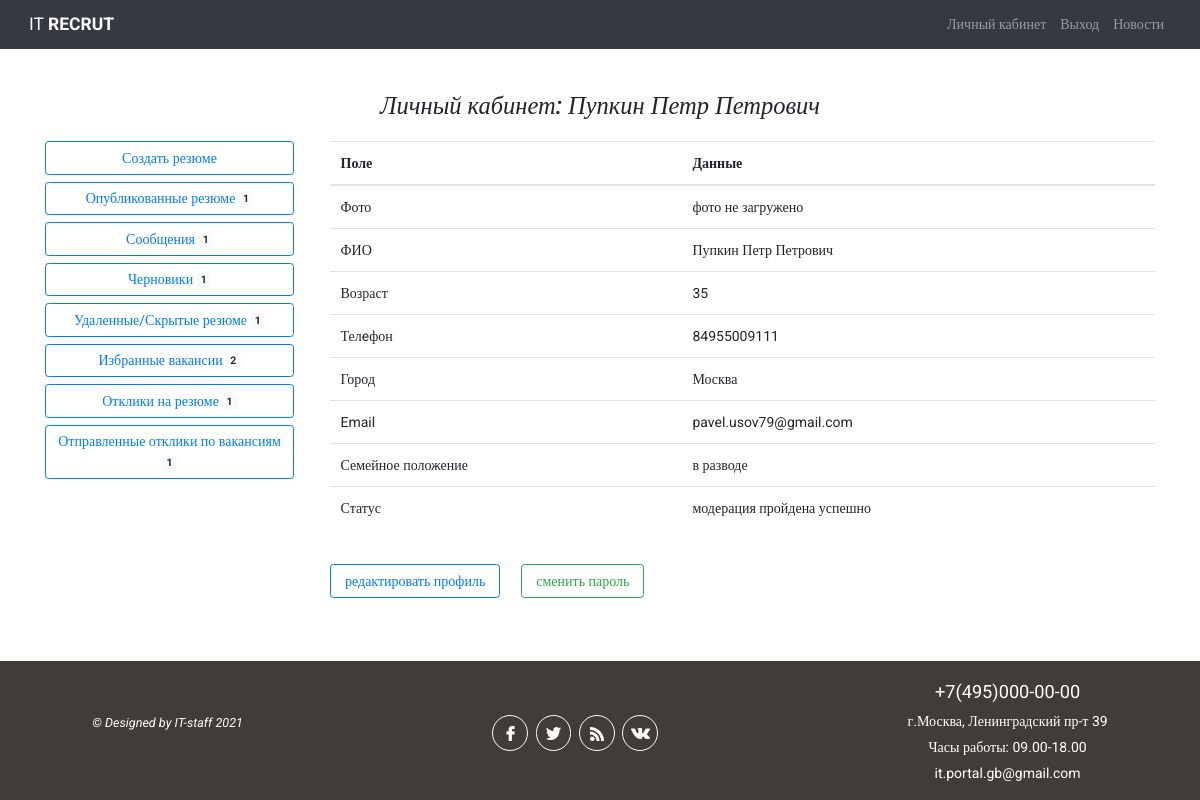
Before: /worker/6/ (signed in) with the older database file.
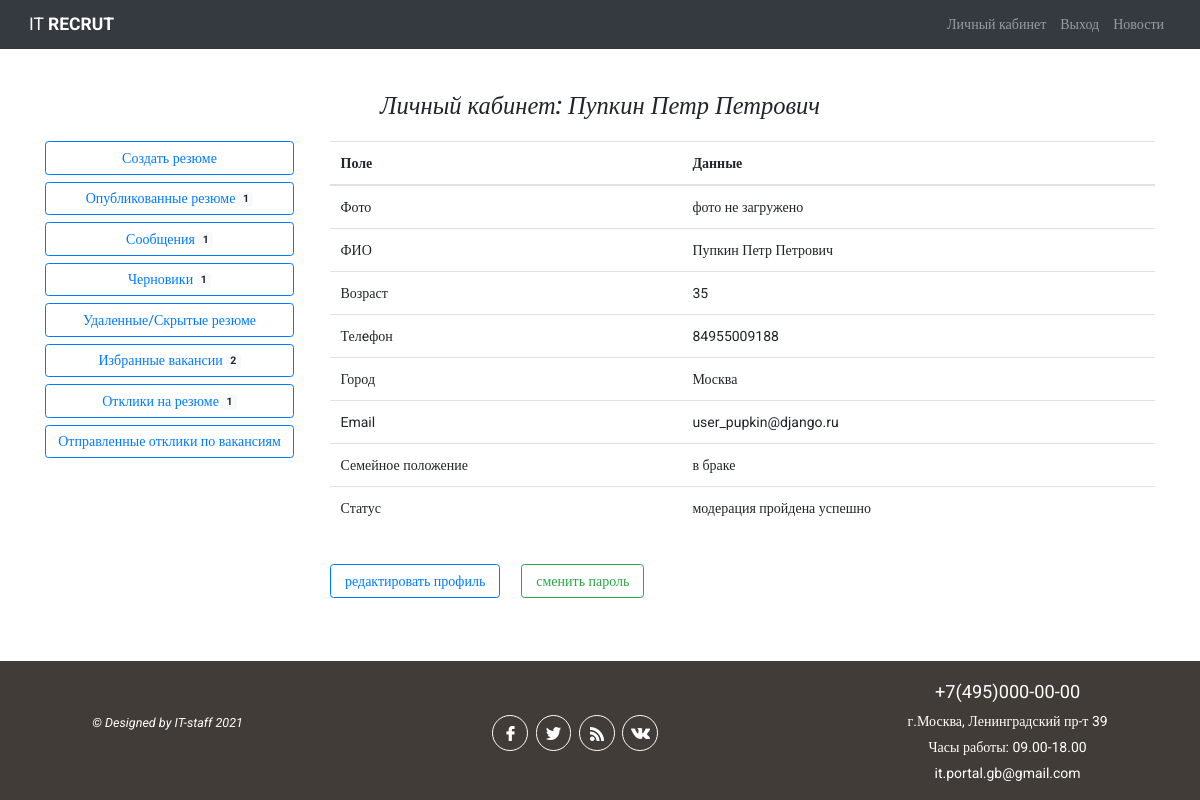
After: the same page with the newer database file.
### authapp/models.py (models this page shows, shortened)
class Seeker(models.Model):
    NEED_MODER = 'need_moderation'
    MODER_OK = 'moderation_ok'
    MODER_REJECT = 'moderation_reject'
    SEEKER_STATUS_CHOICES = (
        (NEED_MODER, 'требуется модерация'),
        (MODER_OK, 'модерация пройдена успешно'),
        (MODER_REJECT, 'отклонено модератором')
    )
    SEX_CHOICE = (
        ('male', 'мужской'),
        ('female', 'женский')
    )
    MARRIED_STATUS = (
        ('h', 'холост'),
        ('m', 'в браке'),
        ('d', 'в разводе')
    )
    patronimyc = models.CharField(verbose_name='Отчество', max_length=64)
    age = models.PositiveSmallIntegerField(verbose_name='возраст', default=18)
    sex = models.CharField(verbose_name='Ваш пол', max_length=32, choices=SEX_CHOICE)
    married = models.CharField(verbose_name='Семейное положение', max_length=1, choices=MARRIED_STATUS)
    city = models.CharField(verbose_name='город', max_length=64, blank=True)
    skills = models.TextField(verbose_name='Навыки (знание программ)', max_length=264, blank=True)
    hobby = models.TextField(verbose_name='Ваши увлечения', max_length=264, blank=True)
    tel = models.CharField(verbose_name='телефон', max_length=11, blank=True)
    photo = models.ImageField(upload_to='seeker_photo', blank=True)
    is_active = models.BooleanField(default=True)
    user = models.OneToOneField(User, on_delete=models.CASCADE)
    status = models.CharField(verbose_name='статус соискателя на сайте',
                              choices=SEEKER_STATUS_CHOICES, default=NEED_MODER, max_length=32)
    failed_moderation = models.CharField(max_length=512, blank=True, verbose_name='поле '
                                                                                  'заполняется в случае отклонения модерации')
    activation_key = models.CharField(max_length=128, blank=True)
    activation_key_expires = models.DateTimeField(default=(datetime.now() + timedelta(hours=24)))
    class Meta:
        verbose_name_plural = 'Соискатели'

### workerapp/views.py (the view)
# urls.py: path('<int:seeker_id>/', views.WorkerCabinetView.as_view(), name='seeker_cabinet'),
class WorkerCabinetView(LoginRequiredMixin, DataMixin, TemplateView):
    template_name = 'workerapp/worker_cabinet.html'
    extra_context = {'title': 'Личный кабинет соискателя'}

### workerapp/templates/workerapp/worker_cabinet.html (shortened to what this page needs)
{% extends 'mainapp/base.html' %}
{% load static %}
{% block content %}
<div class="container my-5">
    <h3 class="font-italic mb-4 text-center">Личный кабинет: {{ seeker.user.first_name }}
        {{ seeker.user.last_name }} {{ seeker.patronimyc }}
    </h3>
    <div class="row justify-content-center">
        {% if seeker.status == 'moderation_ok' %}
        <div class="col-7 col-sm-4 col-md-3 pr-4 mb-4">
            {% include 'workerapp/include/menu.html' %}
        </div>
        <div class="col-12 col-sm-8 col-md-9">
            <table class="table">
                <thead>
                <tr>
                    <th scope="col">Поле</th>
                    <th scope="col">Данные</th>
                </tr>
                <tr>
                    <td scope="col">Фото</td>
                    <td scope="col">{% if seeker.photo %}<img style="height: 90px;"
                                                              src="/media/{{ seeker.photo }}"
                                                              alt="#">{% else %}фото не загружено{% endif %}</td>
                </tr>
                <tr>
                    <td scope="col">ФИО</td>
                    <td scope="col">{{ seeker.user.first_name }} {{ seeker.user.last_name }}
                        {{ seeker.patronimyc }}</td>
                </tr>
                <tr>
                    <td scope="col">Возраст</td>
                    <td scope="col">{{ seeker.age }}</td>
                </tr>
                <tr>
                    <td scope="col">Телeфон</td>
                    <td scope="col">{{ seeker.tel }}</td>
                </tr>
                <tr>
                    <td scope="col">Город</td>
                    <td scope="col">{{ seeker.city }}</td>
                </tr>
                <tr>
                    <td scope="col">Email</td>
                    <td scope="col">{{ seeker.user.email }}</td>
                </tr>
                <tr>
                    <td scope="col">Семейное положение</td>
                    <td scope="col">{{ seeker.get_married_display }}</td>
                </tr>
                <tr>
                    <td scope="col">Статус</td>
                    <td scope="col">{{ seeker.get_status_display }}</td>
                </tr>
                </thead>
            </table>
            <div class="d-flex">
                <a class="my-4 px-3 btn btn-outline-primary" role="button"
                   href="{% url 'auth:edit_seeker' seeker.pk %}">редактировать
                    профиль</a>
                <a class="btn btn-outline-success my-4 ml-4 px-3" role="button"
                   href="{% url 'auth:change_password' %}">сменить пароль</a>
            </div>
        </div>
        {% endif %}
    </div>
</div>
{% endblock %}

Changed rows visible on the page:
changed Seeker "Петрович": tel "84955009111" → "84955009188"; user.email "pavel.usov79@gmail.com" → "user_pupkin@django.ru"; married "в разводе" → "в браке"
Other visible differences:
{{ resumes_hide|length }}: "1" → (not shown)
{{ send_resp|length }}: "1" → (not shown)
